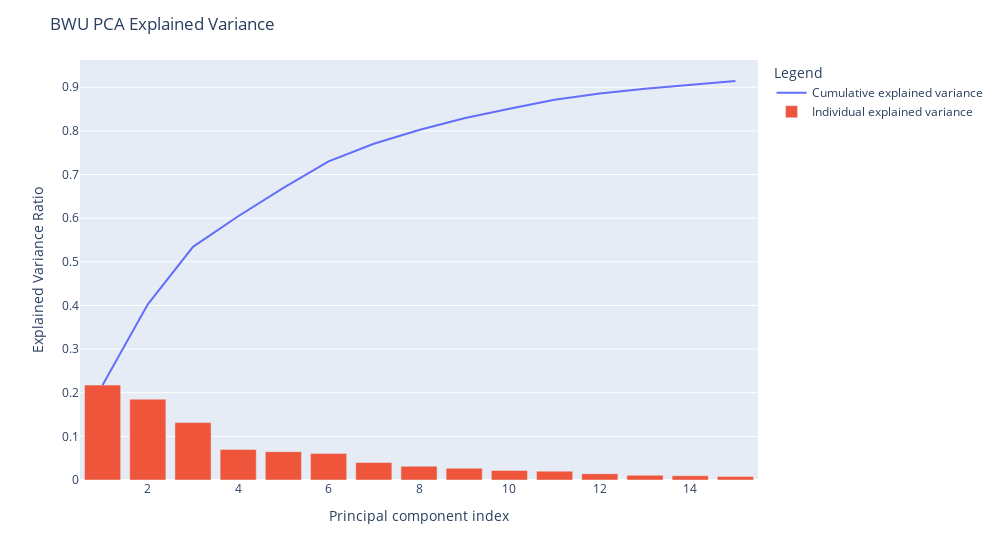

The notebook cell this image was saved under:
### Code cell
plot_explained_variance_bwu(bwu, pca_n_components=15, width=1000)

### Figure 1 — Plotly figure (JSON) as saved in the notebook; plotly's stock layout.template omitted (floating-point values rounded to 4 significant figures)
{"data": [{"hovertemplate": "Legend=Cumulative explained variance<br>Principal component index=%{x}<br>Explained Variance Ratio=%{y}<extra></extra>", "legendgroup": "Cumulative explained variance", "line": {"color": "#636efa", "dash": "solid"}, "marker": {"symbol": "circle"}, "mode": "lines", "name": "Cumulative explained variance", "orientation": "v", "showlegend": true, "type": "scatter", "x": [1, 2, 3, 4, 5, 6, 7, 8, 9, 10, 11, 12, 13, 14, 15], "xaxis": "x", "y": [0.2175, 0.4027, 0.5343, 0.6044, 0.6694, 0.7304, 0.7705, 0.8021, 0.829, 0.8509, 0.8712, 0.8856, 0.8964, 0.9061, 0.9143], "yaxis": "y"}, {"name": "Individual explained variance", "type": "bar", "x": [1, 2, 3, 4, 5, 6, 7, 8, 9, 10, 11, 12, 13, 14, 15], "y": [0.2175, 0.1852, 0.1316, 0.0701, 0.06501, 0.06095, 0.04012, 0.0316, 0.0269, 0.02196, 0.02022, 0.01441, 0.01081, 0.009722, 0.008229]}], "layout": {"legend": {"title": {"text": "Legend"}, "tracegroupgap": 0}, "margin": {"t": 60}, "title": {"text": "BWU PCA Explained Variance"}, "width": 1000, "xaxis": {"anchor": "y", "domain": [0, 1], "title": {"text": "Principal component index"}}, "yaxis": {"anchor": "x", "domain": [0, 1], "title": {"text": "Explained Variance Ratio"}}}}
